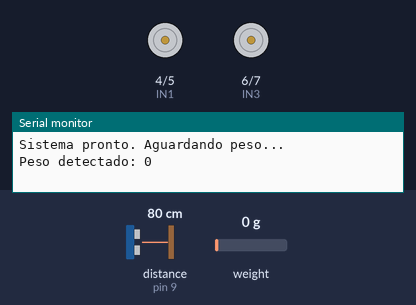
A sketch run on a simulated Arduino Uno, built with avr-gcc and run on an emulated ATmega328P. Shown: motor-driver pin pairs drawn as motors (green arrow = first pin HIGH = forward, orange = second pin HIGH = backward, longer = more drive, scaled by the enable pin), the last lines printed to the serial monitor. The test bench sets the inputs (shaded band); at power-on: weight on the scale 0 g, distance to the obstacle (sensor on pin 9) 80 cm. The echo pulse lasts 58.3 µs per cm.

Above: at 2.2 s.
2.3 s: weight on the scale set to 20 g
7.2 s: weight on the scale set to 27 g
At 11.6 s:
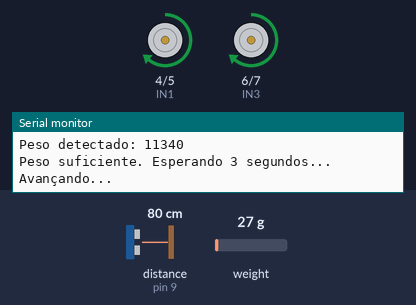
Timing chart, 0 to 13.1 s (numbered marks = the images above; inputs shaded):
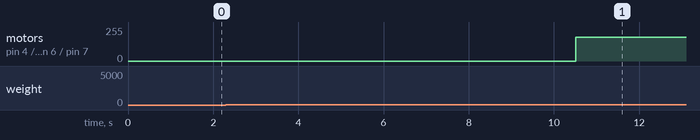

Measured:
- the behaviour switches between 23 and 24 g on weight on the scale (found by bisection; images 0 and 1)
- after the input at 7.2 s, motor on pin 4 (IN1) / pin 5 (IN2), motor on pin 6 (IN3) / pin 7 (IN4): stopped → forward 180/255 after 3.3 s

The sketch:

Carrinho.ino
```cpp
#include "HX711.h"

// === HX711 ===
#define DT A1
#define SCK A0
HX711 balanca;

// === Motores ===
#define ENA 10 // Velocidade - Motor esquerdo
#define IN1 4
#define IN2 5

#define ENB 11 // Velocidade - Motor direito
#define IN3 6
#define IN4 7

// === Sensor Ultrassônico ===
#define TRIG 8
#define ECHO 9

// === Parâmetros ===
#define PESO_LIMITE 10000
#define DISTANCIA_DESTINO 20 // cm
#define VELOCIDADE_ESQUERDA 180 // 0-255 (ajuste se desalinhar)
#define VELOCIDADE_DIREITA 180

void setup() {
  Serial.begin(9600);

  // Inicializa HX711
  balanca.begin(DT, SCK);
  balanca.set_scale();
  balanca.tare();

  // Motores
  pinMode(IN1, OUTPUT);
  pinMode(IN2, OUTPUT);
  pinMode(IN3, OUTPUT);
  pinMode(IN4, OUTPUT);
  pinMode(ENA, OUTPUT);
  pinMode(ENB, OUTPUT);

  // Ultrassônico
  pinMode(TRIG, OUTPUT);
  pinMode(ECHO, INPUT);

  Serial.println("Sistema pronto. Aguardando peso...");
}

void loop() {
  long peso = balanca.get_units(5);
  Serial.print("Peso detectado: ");
  Serial.println(peso);

  if (peso > PESO_LIMITE) {
    Serial.println("Peso suficiente. Esperando 3 segundos...");
    delay(3000);

    // Anda para frente até detectar o destino
    Serial.println("Avançando...");
    while (medirDistancia() > DISTANCIA_DESTINO) {
      andarFrente();
    }
    pararMotores();

    Serial.println("Chegou ao destino. Esperando 10 segundos...");
    delay(10000);

    // Anda de ré por tempo estimado (ou outro sensor se preferir)
    Serial.println("Voltando...");
    andarRe();
    delay(3000); // Ajuste o tempo de retorno conforme distância real
    pararMotores();

    Serial.println("Retornou ao ponto inicial.");
    Serial.println("------------------------------");

    delay(3000); // Espera antes de próxima detecção
  }

  delay(1000);
}

// === Controle de movimento ===
void andarFrente() {
  analogWrite(ENA, VELOCIDADE_ESQUERDA);
  analogWrite(ENB, VELOCIDADE_DIREITA);

  digitalWrite(IN1, HIGH);
  digitalWrite(IN2, LOW);

  digitalWrite(IN3, HIGH);
  digitalWrite(IN4, LOW);
}

void andarRe() {
  analogWrite(ENA, VELOCIDADE_ESQUERDA);
  analogWrite(ENB, VELOCIDADE_DIREITA);

  digitalWrite(IN1, LOW);
  digitalWrite(IN2, HIGH);

  digitalWrite(IN3, LOW);
  digitalWrite(IN4, HIGH);
}

void pararMotores() {
  digitalWrite(IN1, LOW);
  digitalWrite(IN2, LOW);
  digitalWrite(IN3, LOW);
  digitalWrite(IN4, LOW);

  analogWrite(ENA, 0);
  analogWrite(ENB, 0);
}

// === Medição com HC-SR04 ===
long medirDistancia() {
  digitalWrite(TRIG, LOW);
  delayMicroseconds(2);

  digitalWrite(TRIG, HIGH);
  delayMicroseconds(10);
  digitalWrite(TRIG, LOW);

  long duracao = pulseIn(ECHO, HIGH);
  long distancia = duracao * 0.034 / 2;

  return distancia;
}
```
